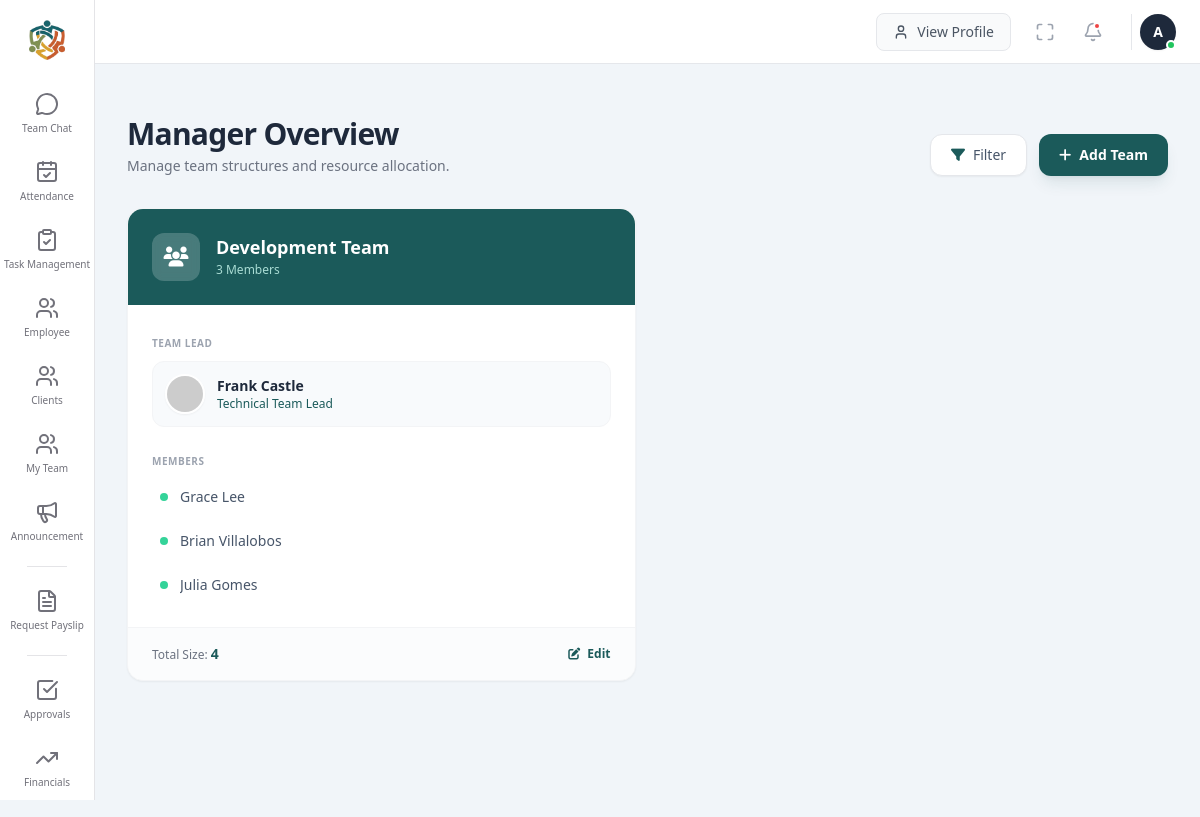
Page /manager/manager_employee.php (signed in) on the committed database.
### tables this page shows
CREATE TABLE `employee_profiles` (
  `id` int(11) NOT NULL,
  `user_id` int(11) DEFAULT NULL,
  `full_name` varchar(100) DEFAULT NULL,
  `designation` varchar(100) DEFAULT NULL,
  `department` varchar(50) DEFAULT 'Engineering Dept',
  `reporting_to` int(11) DEFAULT NULL,
  `manager_id` int(11) DEFAULT NULL,
  `experience_label` varchar(50) DEFAULT 'Fresher',
  `emp_id_code` varchar(20) DEFAULT NULL,
  `phone` varchar(20) DEFAULT NULL,
  `location` varchar(100) DEFAULT NULL,
  `dob` date DEFAULT NULL,
  `gender` enum('Male','Female','Other') DEFAULT 'Male',
  `marital_status` varchar(20) DEFAULT 'Single',
  `nationality` varchar(50) DEFAULT NULL,
  `joining_date` date DEFAULT NULL,
  `profile_img` varchar(255) DEFAULT NULL,
  `email` varchar(100) DEFAULT NULL,
  `emergency_contacts` longtext DEFAULT NULL CHECK (json_valid(`emergency_contacts`)),
  `family_info` longtext DEFAULT NULL CHECK (json_valid(`family_info`)),
  `experience_history` longtext DEFAULT NULL CHECK (json_valid(`experience_history`)),
  `education_history` longtext DEFAULT NULL CHECK (json_valid(`education_history`)),
  `bank_info` longtext DEFAULT NULL CHECK (json_valid(`bank_info`)),
  `storage_used_gb` decimal(10,2) DEFAULT 45.50,
  `storage_limit_gb` decimal(10,2) DEFAULT 100.00,
  `storage_docs_gb` decimal(10,2) DEFAULT 20.20,
  `storage_media_gb` decimal(10,2) DEFAULT 15.10,
  `storage_system_gb` decimal(10,2) DEFAULT 10.20,
  `last_password_change` timestamp NULL DEFAULT NULL,
  `status` enum('Active','Inactive') DEFAULT 'Active'
);

### manager/manager_employee.php (the view, shortened to what this page needs)
<?php
require_once '../include/db_connect.php';
$departments = [];
$teams_res = mysqli_query($conn, "
    SELECT u.id as tl_id,
           COALESCE(ep.full_name, u.name) as lead_name,
           ep.designation,
           ep.department,
           ep.profile_img
    FROM users u
    JOIN employee_profiles ep ON u.id = ep.user_id
    WHERE u.role = 'Team Lead' AND ep.full_name IS NOT NULL
");
while($tl = mysqli_fetch_assoc($teams_res)) {
    $current_tl_id = $tl['tl_id'];
    $m_res = mysqli_query($conn, "SELECT user_id, full_name FROM employee_profiles WHERE reporting_to = $current_tl_id");
    $members = [];
    $member_ids = [];
    while($m = mysqli_fetch_assoc($m_res)) {
        if(!empty(trim($m['full_name']))) {
            $members[] = $m['full_name'];
            $member_ids[] = $m['user_id'];
        }
    }
    $departments[] = [
        "name" => !empty($tl['department']) ? $tl['department'] : 'Unassigned Team',
        "lead" => $tl['lead_name'],
        "lead_id" => $current_tl_id,
        "role" => !empty($tl['designation']) ? $tl['designation'] : 'Team Lead',
        "img" => !empty($tl['profile_img']) ? $tl['profile_img'] : 'default_user.png',
        "members" => $members,
        "member_ids" => $member_ids
    ];
}
?>
<!DOCTYPE html>
<html lang="en">
<head>
    <script src="https://cdn.tailwindcss.com"></script>
    <link rel="stylesheet" href="https://cdnjs.cloudflare.com/ajax/libs/font-awesome/6.4.0/css/all.min.css">
</head>
<body class="bg-slate-100">
    <?php include('../sidebars.php'); ?>
    <?php include('../header.php'); ?>
    <main id="mainContent">
        <div class="flex flex-col md:flex-row justify-between items-start md:items-end mb-8 gap-4">
            <div>
                <h1 class="text-3xl font-bold text-slate-800 tracking-tight">Manager Overview</h1>
                <p class="text-sm text-gray-500 mt-1">Manage team structures and resource allocation.</p>
            </div>
            <div class="flex gap-3 w-full md:w-auto">
                <button onclick="toggleFilter()" class="flex-1 md:flex-none justify-center bg-white border border-gray-200 px-5 py-2.5 rounded-xl text-sm font-medium flex items-center gap-2 shadow-sm hover:shadow-md transition text-slate-600">
                    <i class="fa-solid fa-filter text-primary"></i> Filter
                </button>
                <button onclick="prepareAddModal()" class="flex-1 md:flex-none justify-center bg-primary hover:bg-primaryHover text-white px-5 py-2.5 rounded-xl text-sm font-bold flex items-center gap-2 shadow-lg shadow-teal-900/10 transition transform active:scale-95">
                    <i class="fa-solid fa-plus"></i> Add Team
                </button>
            </div>
        </div>
        <div id="teamGrid" class="grid grid-cols-1 md:grid-cols-2 xl:grid-cols-3 gap-6">
            <?php if (empty($departments)): ?>
                <div class="col-span-full bg-white p-10 rounded-2xl border border-gray-200 text-center text-gray-500 shadow-sm">
                    <i class="fa-solid fa-users-slash text-4xl text-gray-300 mb-3"></i>
                    <p>No teams have been structured yet. Click "Add Team" to begin.</p>
                </div>
            <?php else: ?>
                <?php foreach ($departments as $data):
                    $imgSource = $data['img'];
                    if(!$imgSource || $imgSource === 'default_user.png') {
                        $imgSource = "https://ui-avatars.com/api/?name=".urlencode($data['lead'])."&background=1b5a5a&color=fff";
                    } elseif (!str_starts_with($imgSource, 'http') && strpos($imgSource, 'assets/profiles/') === false) {
                        $imgSource = '../assets/profiles/' . $imgSource;
                    }
                    $teamData = htmlspecialchars(json_encode($data), ENT_QUOTES, 'UTF-8');
                ?>
                    <div class="team-card bg-white rounded-2xl shadow-sm border border-gray-100 overflow-hidden flex flex-col">
                        <div class="bg-primary p-6 flex items-center gap-4">
                            <div class="w-12 h-12 rounded-xl bg-white/20 flex items-center justify-center text-white text-xl backdrop-blur-sm shrink-0">
                                <i class="fa-solid fa-users"></i>
                            </div>
                            <div class="overflow-hidden">
                                <h3 class="text-white font-bold text-lg leading-tight team-name truncate"><?php echo htmlspecialchars($data['name']); ?></h3>
                                <p class="text-teal-100/80 text-xs mt-1"><?php echo count($data['members']); ?> Members</p>
                            </div>
                        </div>
                        <div class="p-6 flex-grow flex flex-col">
                            <div class="mb-5">
                                <label class="text-[10px] font-bold text-gray-400 uppercase tracking-wider">Team Lead</label>
                                <div class="flex items-center mt-2 p-3 bg-slate-50 rounded-xl border border-gray-100 group cursor-pointer hover:border-primary/30 transition-colors">
                                    <img src="<?php echo $imgSource; ?>" class="w-10 h-10 rounded-full border-2 border-white shadow-sm object-cover">
                                    <div class="ml-3 overflow-hidden">
                                        <p class="font-bold text-slate-800 text-sm lead-name truncate"><?php echo htmlspecialchars($data['lead']); ?></p>
                                        <p class="text-xs text-primary font-medium truncate"><?php echo htmlspecialchars($data['role']); ?></p>
                                    </div>
                                </div>
                            </div>
                            <div class="flex-grow">
                                <label class="text-[10px] font-bold text-gray-400 uppercase tracking-wider">Members</label>
                                <div class="mt-2 space-y-2 max-h-40 overflow-y-auto custom-scrollbar pr-1">
                                    <?php if(empty($data['members'])): ?>
                                        <p class="text-xs text-gray-400 italic">No members assigned yet.</p>
                                    <?php else: ?>
                                        <?php foreach ($data['members'] as $member): ?>
                                            <div class="flex items-center p-2 rounded-lg hover:bg-slate-50 transition-colors">
                                                <div class="w-2 h-2 rounded-full bg-emerald-400 mr-3 shrink-0"></div>
                                                <span class="text-slate-600 text-sm font-medium truncate"><?php echo htmlspecialchars($member); ?></span>
                                            </div>
                                        <?php endforeach; ?>
                                    <?php endif; ?>
                                </div>
                            </div>
                        </div>
                        <div class="px-6 py-4 bg-slate-50/50 border-t border-gray-100 flex justify-between items-center">
                            <span class="text-xs font-medium text-gray-500">Total Size: <span class="text-primary font-bold text-sm"><?php echo count($data['members']) + 1; ?></span></span>
                            <button onclick='editTeam(<?php echo $teamData; ?>)' class="text-xs font-bold text-primary hover:underline"><i class="fa-solid fa-pen-to-square mr-1"></i> Edit</button>
                        </div>
                    </div>
                <?php endforeach; ?>
            <?php endif; ?>
        </div>
    </main>
</body>
</html>

### manager/manager_employee.php (style rules this page uses)
body { background-color: #f1f5f9; color: #1e293b; overflow-x: hidden; }
#mainContent { margin-left: 95px; width: calc(100% - 95px); transition: margin-left 0.3s ease, width 0.3s ease; padding: 32px; min-height: 100vh; }
.team-card { transition: all 0.3s ease; }

### sidebars.php (style rules this page uses)
:root { --primary-sidebar-width: 95px; --secondary-sidebar-width: 220px; --active-bg: #f4f4f5; --border-color: #e4e4e7; --text-muted: #71717a; }

### rows in the picture
employee_profiles: department "Development Team", count($data['members']) "3", lead "Frank Castle", designation "Technical Team Lead", member "Grace Lee", member "Brian Villalobos", member "Julia Gomes", count($data['members']) + 1 "4"

### other values in the picture
$item['name'] "Team Chat"
$item['name'] "Attendance"
$item['name'] "Task Management"
$item['name'] "Employee"
$item['name'] "Clients"
$item['name'] "My Team"
$item['name'] "Announcement"
$item['name'] "Request Payslip"
$item['name'] "Approvals"
$item['name'] "Financials"
substr($display_name, 0, 1) "A"
